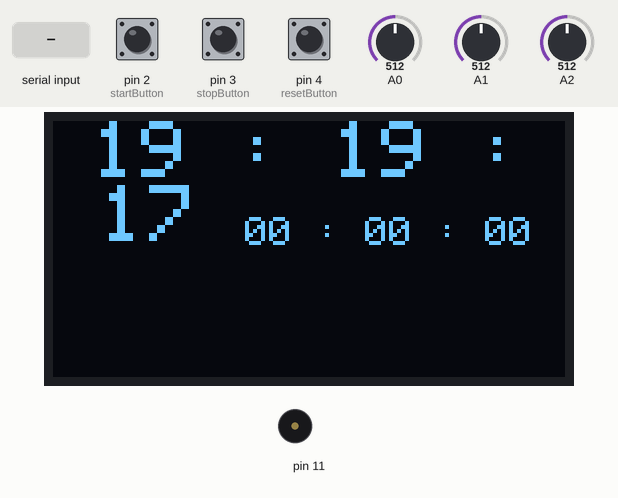
This sketch was run on a simulated Arduino Uno, built with avr-gcc and run on an emulated ATmega328P. Shown: 128×64 one-colour display, buzzer (waves = sounding). Inputs (shaded band) come from the test bench; at power-on: pin 2 (startButton) LOW, pin 3 (stopButton) LOW, pin 4 (resetButton) LOW, A0 = 512, A1 = 512, A2 = 512. EEPROM starts erased; what the sketch prints to the serial monitor is not drawn.

Above: at 1.2 s.
1.3 s: "90,45,200\n" received over Serial
At 2.7 s:
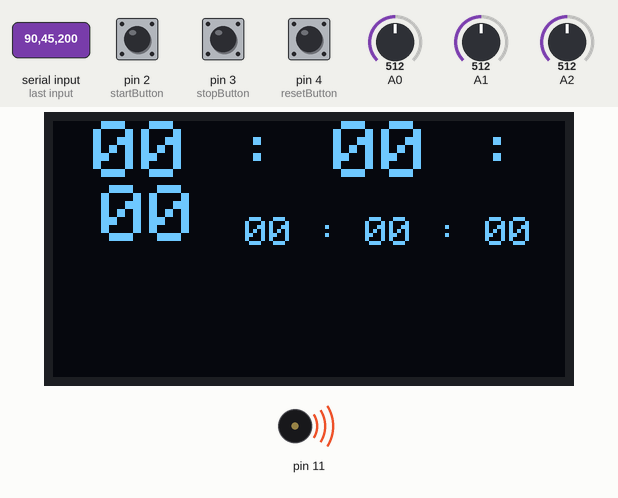
4.3 s: pin 2 (startButton) pulled HIGH for 0.15 s
At 6.8 s:
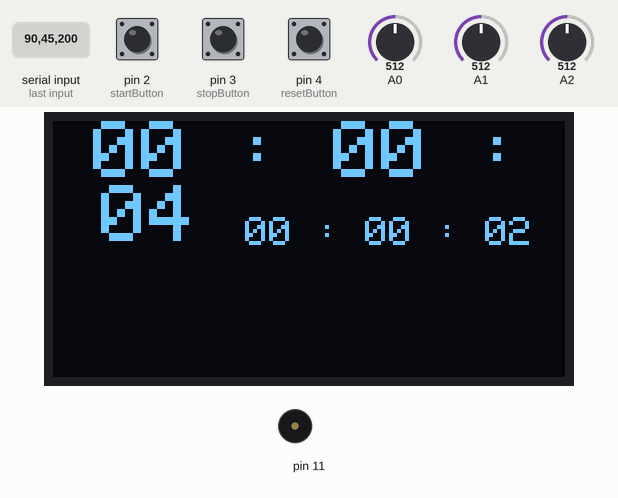
7.4 s: "30,150,10\n" received over Serial
At 8.5 s:
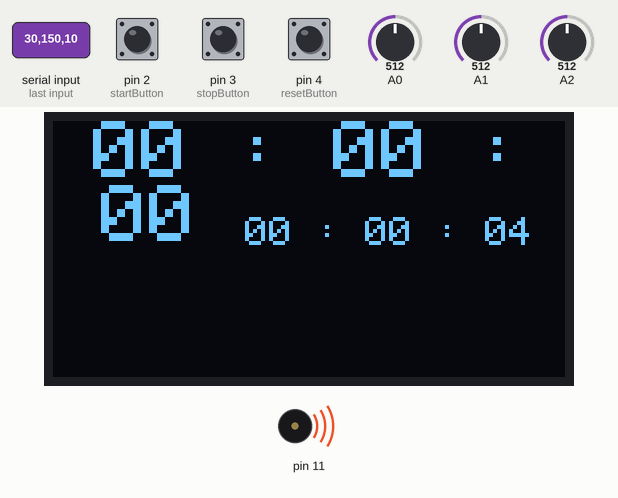
10.4 s: pin 3 (stopButton) pulled HIGH for 0.15 s
At 11.3 s:
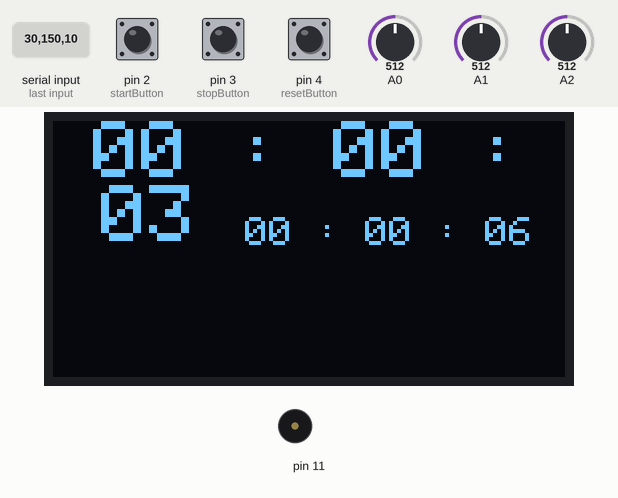
13.5 s: pin 4 (resetButton) pulled HIGH for 0.15 s
At 14.8 s:
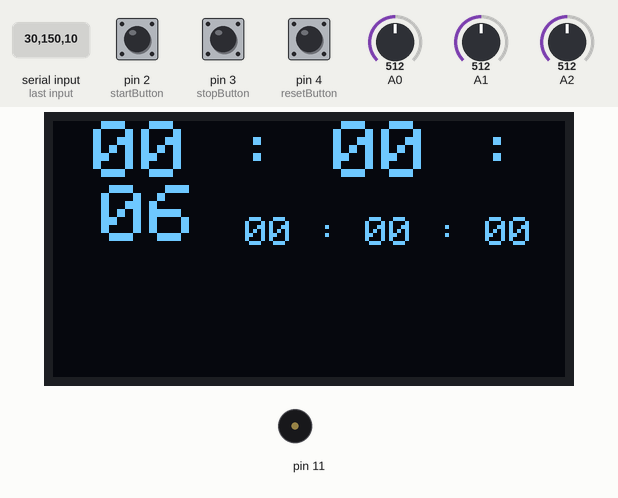
16.5 s: "90,45,200,10\n" received over Serial
At 18.6 s:
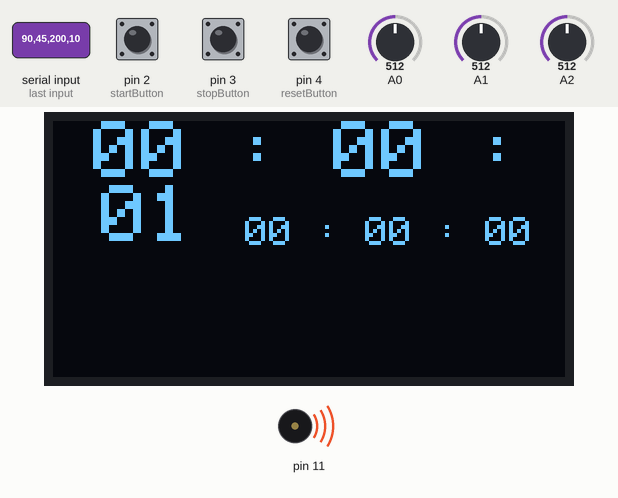
Timing chart, 0 to 20.5 s (numbered marks = the images above; inputs shaded):
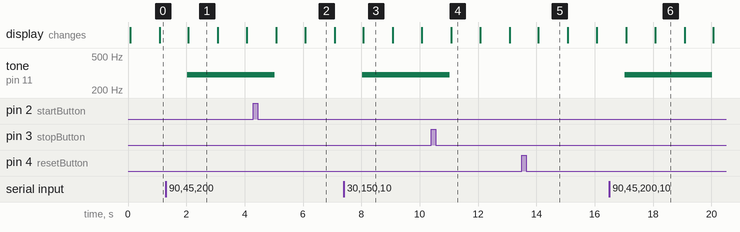

The sketch:

miniclock.ino
```cpp
#include <Arduino.h>
#include <Wire.h>
#include <Adafruit_GFX.h>
#include <Adafruit_SSD1306.h>
#include <EEPROM.h>
#include <stdlib.h>

#define startButton 2
#define stopButton 3
#define resetButton 4

int reset = 0;
int start = 0;
int stop = 0;


#define OLED_RESET -1

int	startButtonState;
int	stopButtonState;
int	resetButtonState;
int	lastStartButtonState = 0;
int	lastStopButtonState = 0;
int	lastResetButtonState = 0;
int	initDebouceTime = 0;
int debouceDelay = 50;

int timerIsRun = 0;

typedef struct s_timer{
	int hr;
  int min;
  int sec;
} t_timer;

int	timer1_counter;

int t1 = 0;

Adafruit_SSD1306 OLED(OLED_RESET);

t_timer clock;
t_timer timer;
t_timer alarm;

String timerStr = "00 : 00 : 00";
String clockStr = "00 : 00 : 00";

//----------------Define Used Function------------------


//give Start value of clock
void	init_clock()
{
  if (EEPROM.read(0) || EEPROM.read(1) || EEPROM.read(2))
  {
    clock.hr = EEPROM.read(0);
    clock.min = EEPROM.read(1);
    clock.sec = EEPROM.read(2);
  }
  else
  {
    clock.hr = 0;
    clock.min = 0;
    clock.sec = 0;
  }

}

void	init_timer()
{
  timer.hr = 0;
  timer.min = 0;
  timer.sec = 0;
}

void  init_eeprom()
{
  EEPROM.write(0, clock.hr);
  EEPROM.write(1, clock.min);
  EEPROM.write(2, clock.sec);
}

void  update_eeprom()
{
  EEPROM.update(0, clock.hr);
  EEPROM.update(1, clock.min);
  EEPROM.update(2, clock.sec);
}
//count the clock up, timer up

void	run_up()
{
  clock.sec += 1;
  clock.min += (clock.sec/60);
  clock.sec %= 60;
  clock.hr += (clock.min/60);
  clock.min %= 60;
  clock.hr %= 24;
}

void	run_timer()
{
  timer.sec += 1;
  timer.min += (timer.sec/60);
  timer.sec %= 60;
  timer.hr += (timer.min/60);
  timer.min %= 60;
  timer.hr %= 24;
}

//show clock;

void	print_clock()
{
  clockStr[0] = (clock.hr / 10) + '0';
  clockStr[1] = (clock.hr % 10) + '0';

  clockStr[5] = (clock.min / 10) + '0';
  clockStr[6] = (clock.min % 10) + '0';

  clockStr[10] = (clock.sec / 10) + '0';
  clockStr[11] = (clock.sec % 10) + '0';

Serial.print("Clock :");
  Serial.println(clockStr);

}

void	print_timer()
{
  timerStr[0] = (timer.hr / 10) + '0';
  timerStr[1] = (timer.hr % 10) + '0';

  timerStr[5] = (timer.min / 10) + '0';
  timerStr[6] = (timer.min % 10) + '0';

  timerStr[10] = (timer.sec / 10) + '0';
  timerStr[11] = (timer.sec % 10) + '0';

  Serial.print("Timer :");
  Serial.print(timerStr);
  Serial.print(" | ");

}

// For setting Alarm Time, setting clock

// Debouce

void  isStartButton()
{
  int read = digitalRead(startButton);

  if (read != lastStartButtonState)
  	initDebouceTime = millis();

  if (millis() - initDebouceTime >= debouceDelay)
  {
    if (read != startButtonState)
    {
    	startButtonState = read;
    }
  }
  lastStartButtonState = read;
}

void  isStopButton()
{
  int read = digitalRead(stopButton);

  if (read != lastStopButtonState)
  	initDebouceTime = millis();

  if (millis() - initDebouceTime >= debouceDelay)
  {
    if (read != stopButtonState)
    {
    	stopButtonState = read;
    }
  }
  lastStopButtonState = read;
}

void  isResetButton()
{
  int read = digitalRead(resetButton);

  if (read != lastResetButtonState)
  	initDebouceTime = millis();

  if (millis() - initDebouceTime >= debouceDelay)
  {
    if (read != resetButtonState)
    {
    	resetButtonState = read;
    }
  }
  lastResetButtonState = read;
}

void  check_alarm()
{
  if (clock.hr == alarm.hr && clock.min == alarm.min && clock.sec == alarm.sec)
  {
    Serial.println("ALARMM!");
    tone(11,300,3000);
  }
}

//--------------------------------Arduino Function ---------------------------------//

void setup() {
  Serial.begin(9600);
  OLED.begin(SSD1306_SWITCHCAPVCC, 0x3C);

  //initislize timer1

  noInterrupts();
  TCCR1A = 0;
  TCCR1B = 0;
  timer1_counter = 3036;
  init_clock();

  TCNT1 = timer1_counter;
  TCCR1B |= (1 << CS12);
  TIMSK1 |= (1 <<  TOIE1);
  interrupts();
  init_clock();
  //init_eeprom();

  Serial.println("-----Run kub------");
}

ISR(TIMER1_OVF_vect)
{
    TCNT1 = timer1_counter;
    t1++;
    run_up();
    print_clock();
    check_alarm();
    if (timerIsRun)
    {
      run_timer();
    }
    print_timer();
    update_eeprom();


}

void loop() {

  int xaccel = analogRead(A0);
  int yaccel = analogRead(A1);
  int zaccel = analogRead(A2);
  unsigned long timevar = millis();

  int need_flip;

  static char message[11]; // should be "{a/t} 12:34:56"
  static unsigned int message_pos = 0;
  int input = 0;

  isStartButton();
  isStopButton();
  isResetButton();

  while (Serial.available() > 0)
  {
    char inByte = Serial.read();
    if ( inByte != '\n' && (message_pos < 10) )
    {
    message[message_pos] = inByte;
    message_pos++;
    }
    else
    {
      message[10] = '\0';
      input = 1;
      Serial.print("Recieve massage : ");
      Serial.println(message);
      message_pos = 0;
    }
  }

  if ((message[0] == 'A' || message[0] == 'a') && input)
  {
    alarm.hr = atoi(&message[2]);
    alarm.min = atoi(&message[5]);
    alarm.sec = atoi(&message[8]);
  }
  else if (input)
  {
    clock.hr = atoi(&message[2]);
    clock.min = atoi(&message[5]);
    clock.sec = atoi(&message[8]) - 1;
  }
  if (startButtonState)
    timerIsRun = 1;
  else if (stopButtonState)
    timerIsRun = 0;
  else if (resetButtonState)
  {
    init_timer();
  }

  if (xaccel < 300)
    OLED.setRotation(2);
  else
    OLED.setRotation(0);


  //show
  OLED.clearDisplay();
  OLED.setTextColor(WHITE);
  OLED.setCursor(10, 0);
  OLED.setTextSize(2);
  OLED.print(clockStr);
  OLED.setTextSize(1);
  OLED.print("    \n        ");
  OLED.println(timerStr);
  OLED.display();

  // Serial.print(timevar);
  // Serial.print(" ");
  // Serial.print(xaccel);
  // Serial.print(" ");
  // Serial.print(yaccel);
  // Serial.print(" ");
  // Serial.println(zaccel);


}
```

Measured:
- after the input at 1.3 s, tone on pin 11: silent → 300 Hz after 0.73 s
- after the input at 7.4 s, tone on pin 11: silent → 300 Hz after 0.63 s
- after the input at 16.5 s, tone on pin 11: silent → 300 Hz after 0.53 s, → silent 3.0 s later
- what the display in image 1 shows lasts 1.0 s, from 2.1 s to 3.1 s
